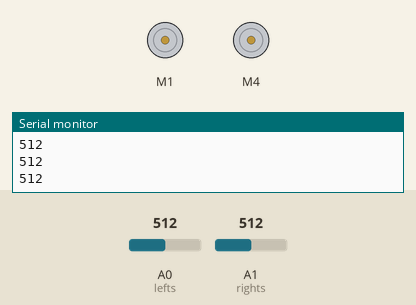
Simulated run of this sketch. Board: Arduino Uno, built with avr-gcc and run on an emulated ATmega328P. Shown: 2 × DC motor (green arrow = forward, orange = backward, longer = faster), the last lines printed to the serial monitor. The test bench sets the inputs (shaded band); at power-on: A0 (lefts) = 512, A1 (rights) = 512.

Above: at 1.2 s.
1.3 s: A0 (lefts) set to 365
2.8 s: A0 (lefts) set to 341
At 3.7 s:
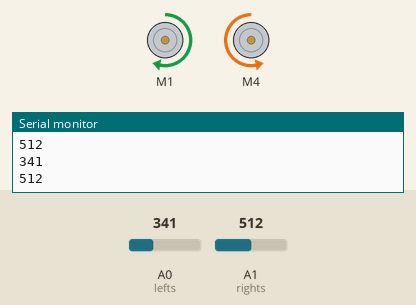
4.3 s: A1 (rights) set to 362
5.8 s: A1 (rights) set to 343
At 6.2 s:
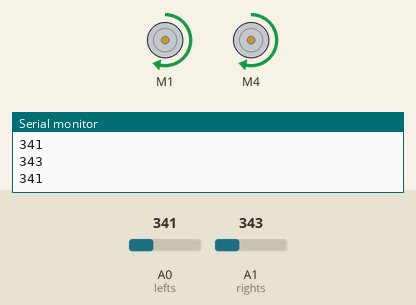
7.3 s: A0 (lefts) set to 360
At 8.5 s:
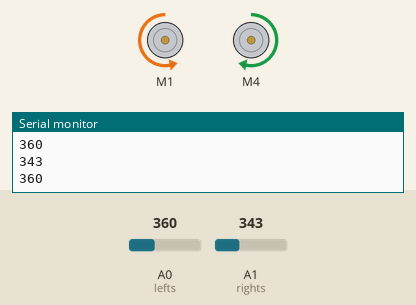
8.8 s: A0 (lefts) set to 340
At 9.5 s:
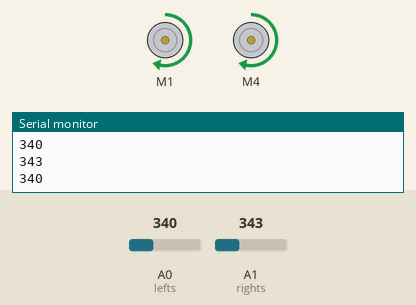
Timing chart, 0 to 11.3 s (numbered marks = the images above; inputs shaded):
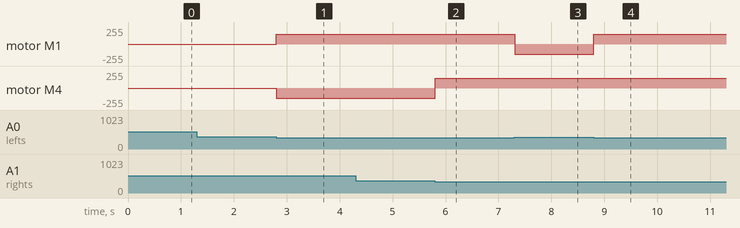

The sketch:

line_follower.ino
```cpp
#include <AFMotor.h>

//defining pins and variables
#define lefts A0
#define rights A1

//defining motors
AF_DCMotor motor1(1, MOTOR12_1KHZ);
AF_DCMotor motor4(4, MOTOR34_1KHZ);


void setup() {
  //Setting the motor speed
  motor1.setSpeed(150);
  motor4.setSpeed(150);
  //Declaring PIN input types
  pinMode(lefts,INPUT);
  pinMode(rights,INPUT);
  //Begin serial communication
  Serial.begin(9600);

}

void loop(){
  //Printing values of the sensors to the serial monitor
  Serial.println(analogRead(lefts));
  Serial.println(analogRead(rights));
  //line detected by both
  if(analogRead(lefts)<=350 && analogRead(rights)<=350){
    //Forward
    motor1.run(FORWARD);
    motor4.run(FORWARD);
  }
  //line detected by left sensor
  else if(analogRead(lefts)<=350 && !analogRead(rights)<=350){
    //turn left
    motor1.run(FORWARD);
    motor4.run(BACKWARD);

  }
  //line detected by right sensor
  else if(!analogRead(lefts)<=350 && analogRead(rights)<=350){
    //turn right
    motor1.run(BACKWARD);
    motor4.run(FORWARD);

  }
  //line detected by none
  else if(!analogRead(lefts)<=350 && !analogRead(rights)<=350){
    //stop
    motor1.run(RELEASE);
    motor4.run(RELEASE);

  }

}
```

Measured:
- the behaviour switches between 351 and 350 on A0 (lefts) (found by bisection; images 0 and 1)
- the behaviour switches between 351 and 350 on A1 (rights) (found by bisection; images 1 and 2)
- after the input at 2.8 s, motor M1: stopped → forward 150/255 at once; motor M4: stopped → backward 150/255 at once
- after the input at 5.8 s, motor M4: backward 150/255 → forward 150/255 at once
- after the input at 7.3 s, motor M1: forward 150/255 → backward 150/255 at once
- after the input at 8.8 s, motor M1: backward 150/255 → forward 150/255 at once
